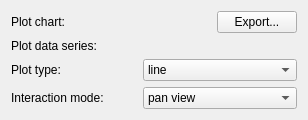
<?xml version="1.0" encoding="UTF-8"?>
<ui version="4.0">
 <class>qDMMLPlotViewControllerWidget</class>
 <widget class="ctkPopupWidget" name="qDMMLPlotViewControllerWidget">
  <property name="geometry">
   <rect>
    <x>0</x>
    <y>0</y>
    <width>308</width>
    <height>118</height>
   </rect>
  </property>
  <property name="windowTitle">
   <string>Plot View Controller</string>
  </property>
  <layout class="QGridLayout" name="gridLayout_2">
   <item row="1" column="0">
    <layout class="QGridLayout" name="contentLayout">
     <item row="0" column="1">
      <layout class="QHBoxLayout" name="hboxLayout">
        <item>
          <widget class="qDMMLNodeComboBox" name="plotChartComboBox">
           <property name="toolTip">
            <string>Select the PlotChartNode which handles the general Properties of the Plot and allow to select multiple PlotSeriesNodes.</string>
           </property>
           <property name="nodeTypes">
            <stringlist>
             <string>vtkDMMLPlotChartNode</string>
            </stringlist>
           </property>
           <property name="noneEnabled">
            <bool>false</bool>
           </property>
           <property name="addEnabled">
            <bool>true</bool>
           </property>
           <property name="removeEnabled">
            <bool>true</bool>
           </property>
           <property name="renameEnabled">
            <bool>true</bool>
           </property>
           <property name="editEnabled">
            <bool>true</bool>
           </property>
          </widget>
        </item>
        <item>
          <widget class="QPushButton" name="exportPushButton">
           <property name="toolTip">
            <string>Export plot to SVG file</string>
           </property>
           <property name="text">
            <string>Export...</string>
           </property>
          </widget>
        </item>
      </layout>
     </item>
     <item row="1" column="1">
      <widget class="qDMMLCheckableNodeComboBox" name="plotSeriesComboBox">
       <property name="toolTip">
        <string>Add/Remove plots data series to/from the current chart.</string>
       </property>
       <property name="nodeTypes">
        <stringlist>
         <string>vtkDMMLPlotSeriesNode</string>
        </stringlist>
       </property>
       <property name="noneEnabled">
        <bool>false</bool>
       </property>
       <property name="addEnabled">
        <bool>true</bool>
       </property>
       <property name="removeEnabled">
        <bool>true</bool>
       </property>
       <property name="editEnabled">
        <bool>false</bool>
       </property>
       <property name="renameEnabled">
        <bool>true</bool>
       </property>
      </widget>
     </item>
     <item row="0" column="0">
      <widget class="QLabel" name="label">
       <property name="text">
        <string>Plot chart:</string>
       </property>
      </widget>
     </item>
     <item row="1" column="0">
      <widget class="QLabel" name="label_2">
       <property name="text">
        <string>Plot data series:</string>
       </property>
      </widget>
     </item>
     <item row="2" column="0">
      <widget class="QLabel" name="label_3">
       <property name="text">
        <string>Plot type:</string>
       </property>
      </widget>
     </item>
     <item row="2" column="1">
      <widget class="QComboBox" name="plotTypeComboBox">
       <property name="toolTip">
        <string>This combobox allows to change the Type for all the active PlotSeriesNodes. If a value is chosen, all the PlotSeriesNodes referenced by the PlotChartNode will be updated with the new value. </string>
       </property>
       <property name="currentIndex">
        <number>0</number>
       </property>
       <item>
        <property name="text">
         <string>line</string>
        </property>
       </item>
       <item>
        <property name="text">
         <string>bar</string>
        </property>
       </item>
       <item>
        <property name="text">
         <string>scatter</string>
        </property>
       </item>
       <item>
        <property name="text">
         <string>scatter bar</string>
        </property>
       </item>
      </widget>
     </item>
     <item row="3" column="0">
      <widget class="QLabel" name="label_4">
       <property name="text">
        <string>Interaction mode:</string>
       </property>
      </widget>
     </item>
     <item row="3" column="1">
      <widget class="QComboBox" name="interactionModeComboBox">
       <property name="toolTip">
        <string>Action performed on mouse left-click and drag.</string>
       </property>
       <property name="currentIndex">
        <number>0</number>
       </property>
       <item>
        <property name="text">
         <string>pan view</string>
        </property>
       </item>
       <item>
        <property name="text">
         <string>select points</string>
        </property>
       </item>
       <item>
        <property name="text">
         <string>free-hand select points</string>
        </property>
       </item>
       <item>
        <property name="text">
         <string>move points</string>
        </property>
       </item>
      </widget>
     </item>
    </layout>
   </item>
  </layout>
  <action name="actionShow_Grid">
   <property name="checkable">
    <bool>true</bool>
   </property>
   <property name="text">
    <string>Grid</string>
   </property>
   <property name="toolTip">
    <string>Show grid</string>
   </property>
  </action>
  <action name="actionShow_Legend">
   <property name="checkable">
    <bool>true</bool>
   </property>
   <property name="text">
    <string>Legend</string>
   </property>
   <property name="toolTip">
    <string>Show legend</string>
   </property>
  </action>
  <action name="actionFit_to_window">
   <property name="icon">
    <iconset resource="../qDMMLWidgets.qrc">
     <normaloff>:/Icons/SlicesFitToWindow.png</normaloff>:/Icons/SlicesFitToWindow.png</iconset>
   </property>
   <property name="text">
    <string>Fit_to_window</string>
   </property>
   <property name="toolTip">
    <string>Adjust the Plot Viewer's field of view to match the extent of the Plot axes</string>
   </property>
  </action>
 </widget>
 <customwidgets>
  <customwidget>
   <class>qDMMLCheckableNodeComboBox</class>
   <extends>qDMMLNodeComboBox</extends>
   <header>qDMMLCheckableNodeComboBox.h</header>
   <container>1</container>
  </customwidget>
  <customwidget>
   <class>qDMMLNodeComboBox</class>
   <extends>QWidget</extends>
   <header>qDMMLNodeComboBox.h</header>
   <container>1</container>
  </customwidget>
  <customwidget>
   <class>ctkPopupWidget</class>
   <extends>QFrame</extends>
   <header>ctkPopupWidget.h</header>
   <container>1</container>
  </customwidget>
 </customwidgets>
 <resources>
  <include location="../qDMMLWidgets.qrc"/>
 </resources>
 <connections/>
</ui>
